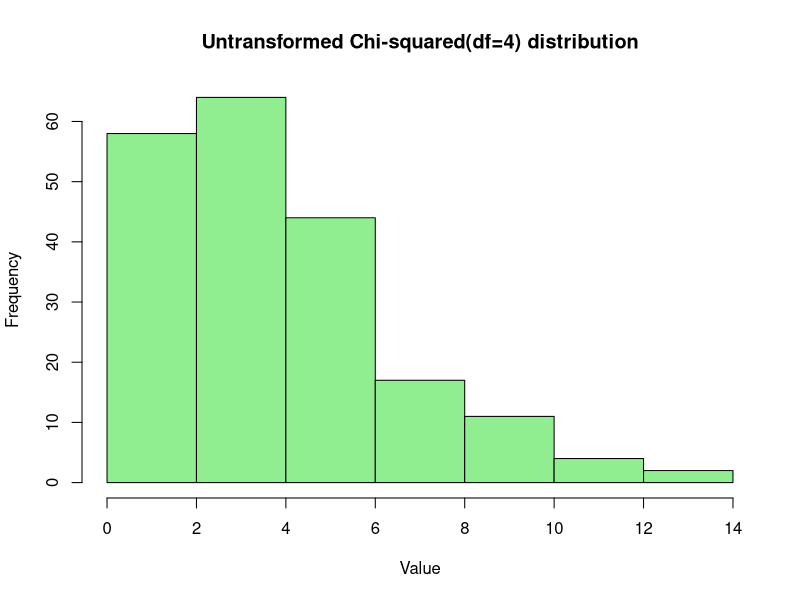
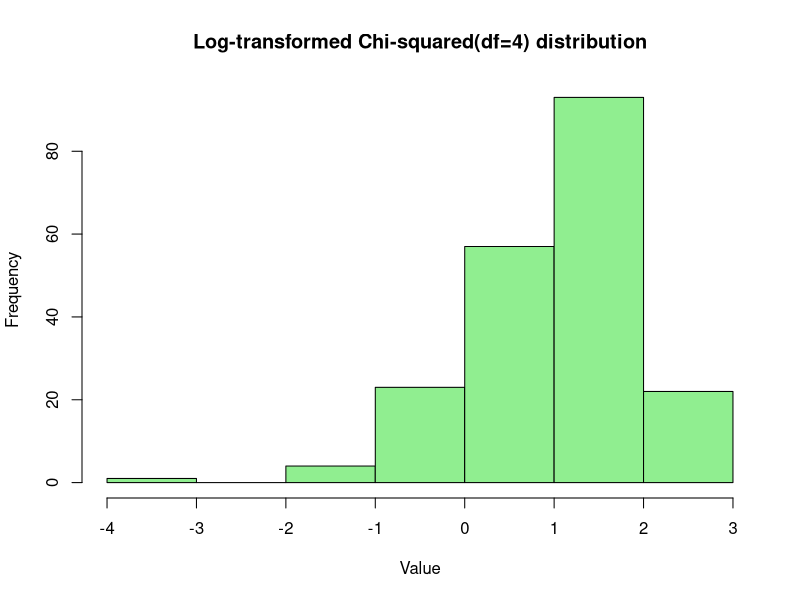
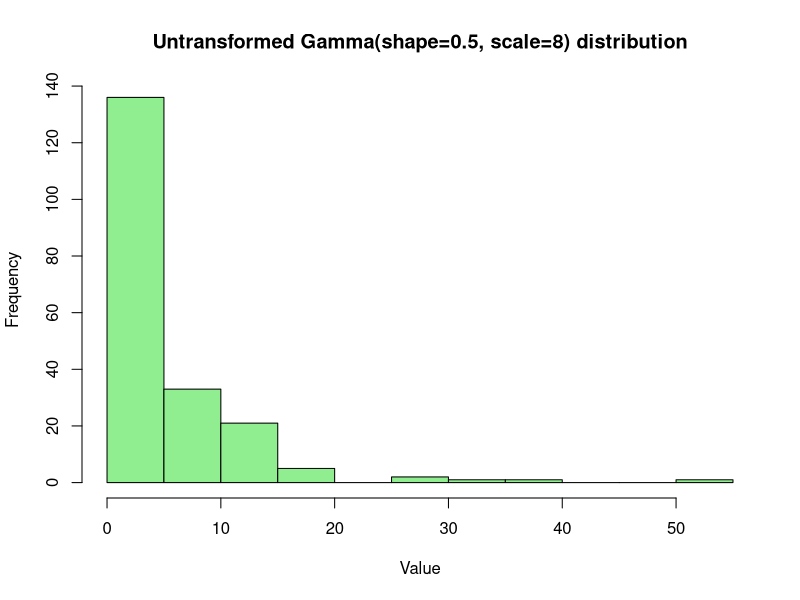
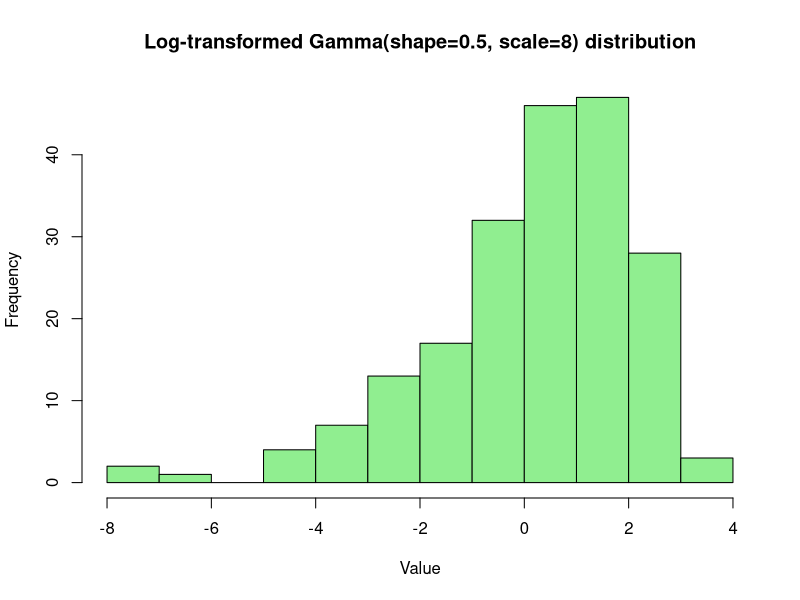
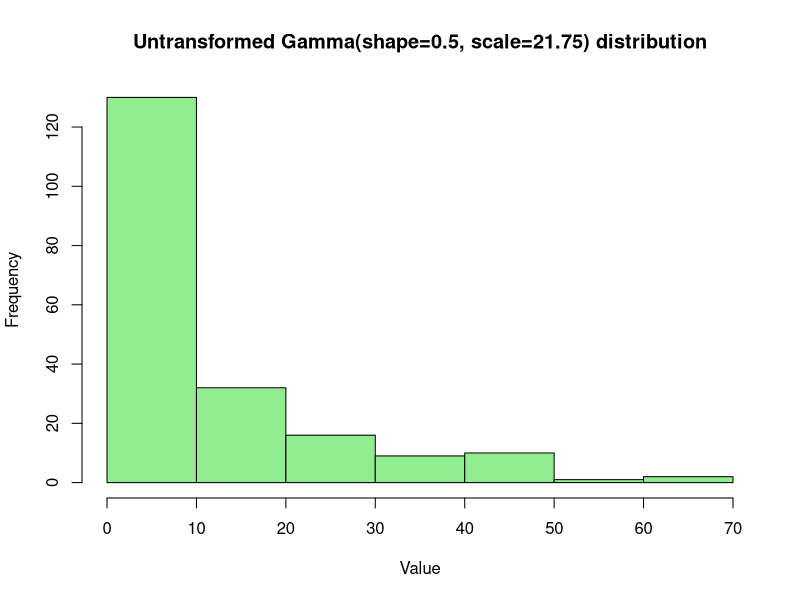
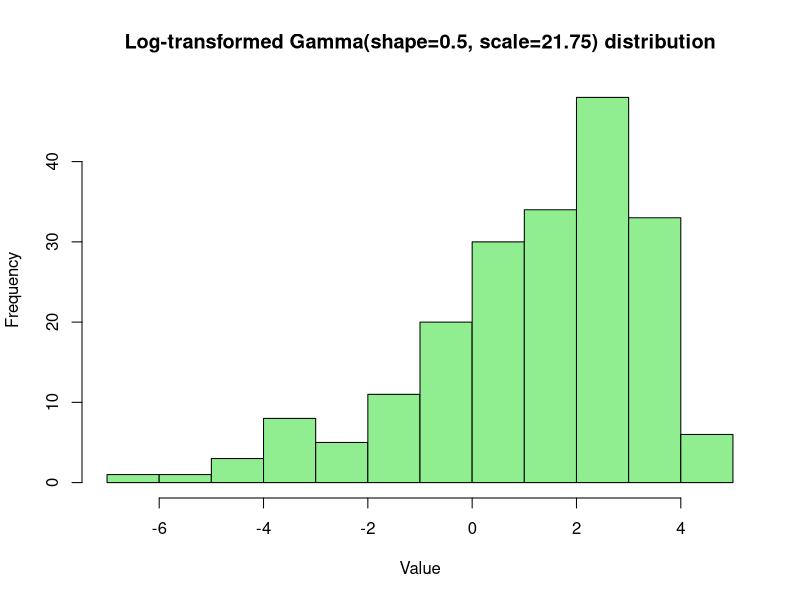

Write the R code that produced these figures, in order.
## ---- chunk 1
set.seed(123)
#----------------------------------------------------------------------------#

# First data set
m1 <- 20
n1 <- 50
alpha <- 0.05

# Untransformed data
rejectionRatesUntransformed1 <- replicate(10000, {
  sample1 <- rchisq(m1, df = 4)
  sample2 <- rgamma(n1, shape = 0.5, scale = 8)
  tTestResult <- t.test(sample1, sample2)
  tTestResult$p.value < alpha
})

# Log-transformed data
rejectionRatesTransformed1 <- replicate(10000, {
  sample1 <- log(rchisq(m1, df = 4))
  sample2 <- log(rgamma(n1, shape = 0.5, scale = 8))
  tTestResult <- t.test(sample1, sample2)
  tTestResult$p.value < alpha
})

#----------------------------------------------------------------------------#

# Second data set
m2 <- 200
n2 <- 500

# Untransformed data
rejectionRatesUntransformed2 <- replicate(10000, {
  sample1 <- rchisq(m2, df = 4)
  sample2 <- rgamma(n2, shape = 0.5, scale = 8)
  tTestResult <- t.test(sample1, sample2)
  tTestResult$p.value < alpha
})

# Log-transformed data
rejectionRatesTransformed2 <- replicate(10000, {
  sample1 <- log(rchisq(m2, df = 4))
  sample2 <- log(rgamma(n2, shape = 0.5, scale = 8))
  tTestResult <- t.test(sample1, sample2)
  tTestResult$p.value < alpha
})

#----------------------------------------------------------------------------#

# Third data set
m3 <- 20
n3 <- 50

# Untransformed data
rejectionRatesUntransformed3 <- replicate(10000, {
  sample1 <- rchisq(m3, df = 4)
  sample2 <- rgamma(n3, shape = 0.5, scale = 21.75)
  tTestResult <- t.test(sample1, sample2)
  tTestResult$p.value < alpha
})

# Log-transformed data
rejectionRatesTransformed3 <- replicate(10000, {
  sample1 <- log(rchisq(m3, df = 4))
  sample2 <- log(rgamma(n3, shape = 0.5, scale = 21.75))
  tTestResult <- t.test(sample1, sample2)
  tTestResult$p.value < alpha
})


#----------------------------------------------------------------------------#

# Fourth Data set
m4 <- 200
n4 <- 500

# Untransformed data
rejectionRatesUntransformed4 <- replicate(10000, {
  sample1 <- rchisq(m4, df = 4)
  sample2 <- rgamma(n4, shape = 0.5, scale = 21.75)
  tTestResult <- t.test(sample1, sample2)
  tTestResult$p.value < alpha
})

# Log-transformed data
rejectionRatesTransformed4 <- replicate(10000, {
  sample1 <- log(rchisq(m4, df = 4))
  sample2 <- log(rgamma(n4, shape = 0.5, scale = 21.75))
  tTestResult <- t.test(sample1, sample2)
  tTestResult$p.value < alpha
})

# Print Rejection Rates for Data set 1
print(paste0("Data set 1 - Untransformed Data: Rejection Rate =", mean(rejectionRatesUntransformed1)))
print(paste0("Data set 1 - Log-transformed Data: Rejection Rate =", mean(rejectionRatesTransformed1)))

# Print Rejection Rates for Data set 2
print(paste0("Data set 2 - Untransformed Data: Rejection Rate =", mean(rejectionRatesUntransformed2)))
print(paste0("Data set 2 - Log-transformed Data: Rejection Rate =", mean(rejectionRatesTransformed2)))

# Print Rejection Rates for Data set 3
print(paste0("Data set 3 - Untransformed Data: Rejection Rate =", mean(rejectionRatesUntransformed3)))
print(paste0("Data set 3 - Log-transformed Data: Rejection Rate =", mean(rejectionRatesTransformed3)))

# Print Rejection Rates for Data set 4
print(paste0("Data set 4 - Untransformed Data: Rejection Rate =", mean(rejectionRatesUntransformed4)))
print(paste0("Data set 4 - Log-transformed Data: Rejection Rate =", mean(rejectionRatesTransformed4)))
## ---- chunk 2
set.seed(42)

# Untransformed Chi-squared(df=4) distribution
hist1 <- rchisq(200, df = 4)
hist(hist1, main = "Untransformed Chi-squared(df=4) distribution",
     xlab = "Value", 
     ylab = "Frequency", 
     col = "lightgreen",
     border = "black")

# Log-transformed
hist2 <- log(rchisq(200, df = 4))
hist(hist2, main = "Log-transformed Chi-squared(df=4) distribution",
     xlab = "Value", 
     ylab = "Frequency", 
     col = "lightgreen", 
     border = "black")

# Untransformed Gamma(shape=0.5, scale=8) distribution
hist3 <- rgamma(200, shape = 0.5, scale = 8)
hist(hist3, main = "Untransformed Gamma(shape=0.5, scale=8) distribution",
     xlab = "Value", 
     ylab = "Frequency", 
     col = "lightgreen",
     border = "black")

# Log-transformed
hist4 <- log(rgamma(200, shape = 0.5, scale = 8))
hist(hist4, main = "Log-transformed Gamma(shape=0.5, scale=8) distribution",
     xlab = "Value", 
     ylab = "Frequency", 
     col = "lightgreen", 
     border = "black")

# Untransformed Gamma(shape=0.5, scale=21.75) distribution
hist5<- rgamma(200, shape = 0.5, scale = 21.75)
hist(hist5, main = "Untransformed Gamma(shape=0.5, scale=21.75) distribution",
     xlab = "Value", 
     ylab = "Frequency", 
     col = "lightgreen",
     border = "black")

# Log-transformed
hist6 <- log(rgamma(200, shape = 0.5, scale = 21.75))
hist(hist6, main = "Log-transformed Gamma(shape=0.5, scale=21.75) distribution",
     xlab = "Value", ylab = "Frequency", col = "lightgreen", border = "black")
## ---- chunk 3
# Set seed for reproducibility
set.seed(42)

# Parameters
numSimulations <- 10000
nSamp <- 1000

# Initialize variables
chiSquaredMeans <- 0
gamma1Means <- 0
gamma2Means <- 0

# Initialize log-transformed variables
logChiSquaredMeans <- 0
logGamma1Means <- 0
logGamma2Means <- 0

# Perform simulations
for (i in 1:numSimulations) {
  # Simulate random samples from Chi-squared distribution
  chiSquaredSample <- rchisq(nSamp, 4)
  
  # Simulate random samples from Gamma distributions
  gammaSample1 <- rgamma(nSamp, shape = 0.5, scale = 8)
  gammaSample2 <- rgamma(nSamp, shape = 0.5, scale = 21.75)
  
  # Calculate means and store results
  chiSquaredMeans[i] <- mean(chiSquaredSample)
  gamma1Means[i] <- mean(gammaSample1)
  gamma2Means[i] <- mean(gammaSample2)
  
  # Calculate log-transformed means and store results
  logChiSquaredMeans[i] <- mean(log(chiSquaredSample))
  logGamma1Means[i] <- mean(log(gammaSample1))
  logGamma2Means[i] <- mean(log(gammaSample2))
}

# Calculate average of the simulation results
averageChiSquaredMean <- mean(chiSquaredMeans)
averageGamma1Mean <- mean(gamma1Means)
averageGamma2Mean <- mean(gamma2Means)

# Calculate average of log-transformed simulation results
averageLogChiSquaredMean <- mean(logChiSquaredMeans)
averageLogGamma1Mean <- mean(logGamma1Means)
averageLogGamma2Mean <- mean(logGamma2Means)

# Print the average estimated means
print(paste0("Average Estimated True Population Mean (Chi-squared):", averageChiSquaredMean))
print(paste0("Average Estimated True Population Mean (Log-transformed Chi-squared):", averageLogChiSquaredMean))

print(paste0("Average Estimated True Population Mean (Gamma, shape=0.5, scale=8):", averageGamma1Mean))
print(paste0("Average Estimated True Population Mean (Log-transformed Gamma, shape=0.5, scale=8):", averageLogGamma1Mean))

print(paste0("Average Estimated True Population Mean (Gamma, shape=0.5, scale=21.75):", averageGamma2Mean))
print(paste0("Average Estimated True Population Mean (Log-transformed Gamma, shape=0.5, scale=21.75):", averageLogGamma2Mean))

## ---- chunk 4
# Given data
data <- matrix(c(18, 2, 37, 53), nrow = 2, byrow = TRUE)
colnames(data) <- c("Yes", "No")
rownames(data) <- c("Yes", "No")

# Total number of observations
totalObs <- sum(data)

# P(Library Member)
probLibraryMember <- sum(data["Yes", ]) / totalObs
print(paste0("P(Library Member) = ", probLibraryMember))

# P(Vegetarian | Non-Library Member)
probVegetarianNonLibrary <- data["No", "Yes"] / sum(data["No", ])
print(paste0("P(Vegetarian | Non-Library Member) = ", probVegetarianNonLibrary))

# P(Vegetarian)
probVegetarian <- sum(data[, "Yes"]) / totalObs
print(paste0("P(Vegetarian) = ", probVegetarian))
## ---- chunk 5
# Given data
data <- matrix(c(5, 15, 95, 85), nrow = 2, byrow = TRUE)
colnames(data) <- c("Yes", "No")
rownames(data) <- c("Yes", "No")

# Total number of observations
totalObs <- sum(data)

# P(Marathon Runner)
probMarathonRunner <- sum(data["Yes", ]) / totalObs
print(paste0("P(Marathon Runner) = ", probMarathonRunner))

# P(Smoker)
probSmoker <- sum(data[, "Yes"]) / totalObs
print(paste0("P(Smoker) = ", probSmoker))

# P(Smoker | Marathon Runner)
probSmokerGivenMarathon <- data["Yes", "Yes"] / sum(data["Yes", ])
print(paste0("P(Smoker | Marathon Runner) = ", probSmokerGivenMarathon))

# P(Marathon Runner | Non-smoker)
probMarathonGivenNonSmoker <- data["No", "Yes"] / sum(data["No", ])
print(paste0("P(Marathon Runner | Non-smoker) = ", probMarathonGivenNonSmoker))
## ---- chunk 6
# Given data
data <- matrix(c(2, 98, 8, 92), nrow = 2, byrow = TRUE)
colnames(data) <- c("Yes", "No")
rownames(data) <- c("Yes", "No")

# Total number of observations
totalObs <- sum(data)

# P(Marathon Runner)
probMarathonRunner <- sum(data["Yes", ]) / totalObs
print(paste0("P(Marathon Runner) = ", probMarathonRunner))

# P(Smoker)
probSmoker <- sum(data[, "Yes"]) / totalObs
print(paste0("P(Smoker) = ", probSmoker))

# P(Smoker | Marathon Runner)
probSmokerGivenMarathon <- data["Yes", "Yes"] / sum(data["Yes", ])
print(paste0("P(Smoker | Marathon Runner) = ", probSmokerGivenMarathon))

# P(Marathon Runner | Non-smoker)
probMarathonGivenNonSmoker <- data["No", "Yes"] / sum(data["No", ])
print(paste0("P(Marathon Runner | Non-smoker) = ", probMarathonGivenNonSmoker))
## ---- chunk 7
# Given data
data <- matrix(c(5, 25, 15, 55), nrow = 2, byrow = TRUE)
colnames(data) <- c("Undergrad", "Grad")
rownames(data) <- c("Ski", "Snowboard")

# Total number of observations
totalObs <- sum(data)

# P(Undergrad)
probUndergrad <- sum(data[, "Undergrad"]) / totalObs
print(paste0("P(Undergrad) = ", probUndergrad))

# P(Skier)
probSkier <- sum(data["Ski", ]) / totalObs
print(paste0("P(Skier) = ", probSkier))

# P(Skier | Grad)
probSkierGivenGrad <- data["Ski", "Grad"] / sum(data[, "Grad"])
print(paste0("P(Skier | Grad) = ", probSkierGivenGrad))

# P(Grad | Snowboarder)
probGradGivenSnowboarder <- data["Snowboard", "Grad"] / sum(data["Snowboard", ])
print(paste0("P(Grad | Snowboarder) = ", probGradGivenSnowboarder))

# Estimate population proportion of OSU students who prefer skiing
estimatedPropSkiing <- sum(data["Ski", ]) / (totalObs * 0.8)
print(paste0("Estimated Population Proportion of Skiing Preference = ", estimatedPropSkiing))
## ---- chunk 8
# Given data
observed_table <- matrix(c(7, 5, 3, 5), nrow = 2, byrow = TRUE)
colnames(observed_table) <- c("Instant", "Freshly Ground Drip")
rownames(observed_table) <- c("Instant", "Fresh Ground Drip")

# Fisher's exact test
fisher_test_result <- fisher.test(observed_table)
print(fisher_test_result)

# Pearson's chi-squared test
chi_squared_test_result <- chisq.test(observed_table)
print(chi_squared_test_result)
